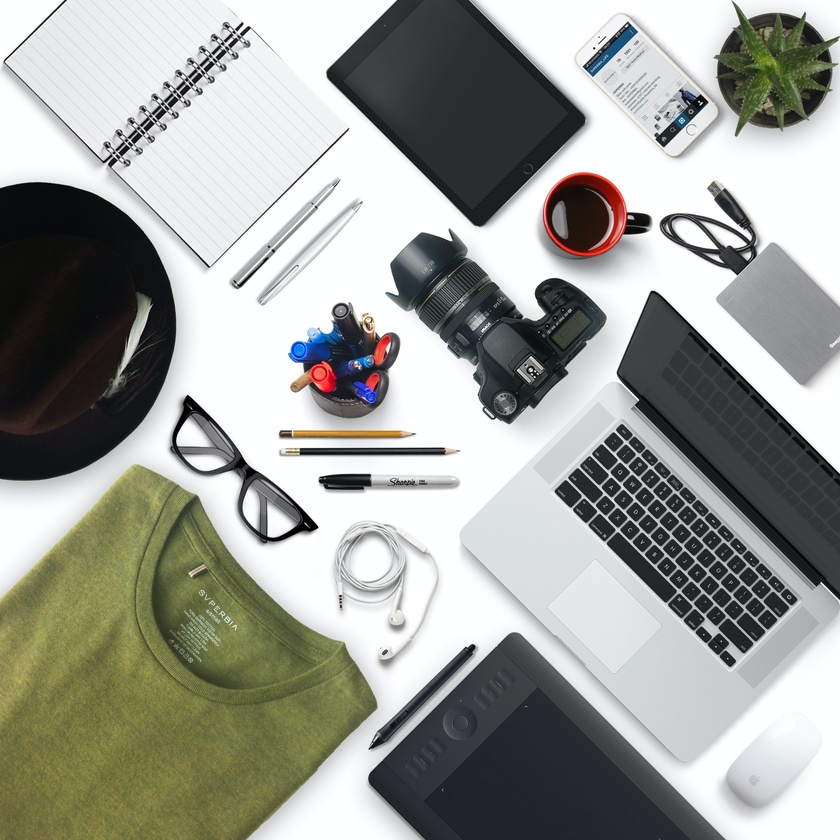
#> input picture objects.jpg, 840 x 840 px, shrunk from 2000 x 2000 before the run
$ python contourDetection.py
#> lines starting #> are read from the running program, lines starting #| are printed output that depends on the picture; after the words box and inside, x2 and y2 are one past the last pixel; in counts of white or black regions, pixels touching at a corner belong together
# Contour Detection
import argparse
import cv2

ap = argparse.ArgumentParser()
ap.add_argument("-i", "--image", type=str, default="objects.jpg", help="path to input image")
args = vars(ap.parse_args())

img = cv2.imread(args["image"])
#> img is the input picture: shape (840, 840, 3); mean B, G, R 152.4, 158.5, 157.4
cv2.imshow("Original", img)

gray = cv2.cvtColor(img, cv2.COLOR_BGR2GRAY)
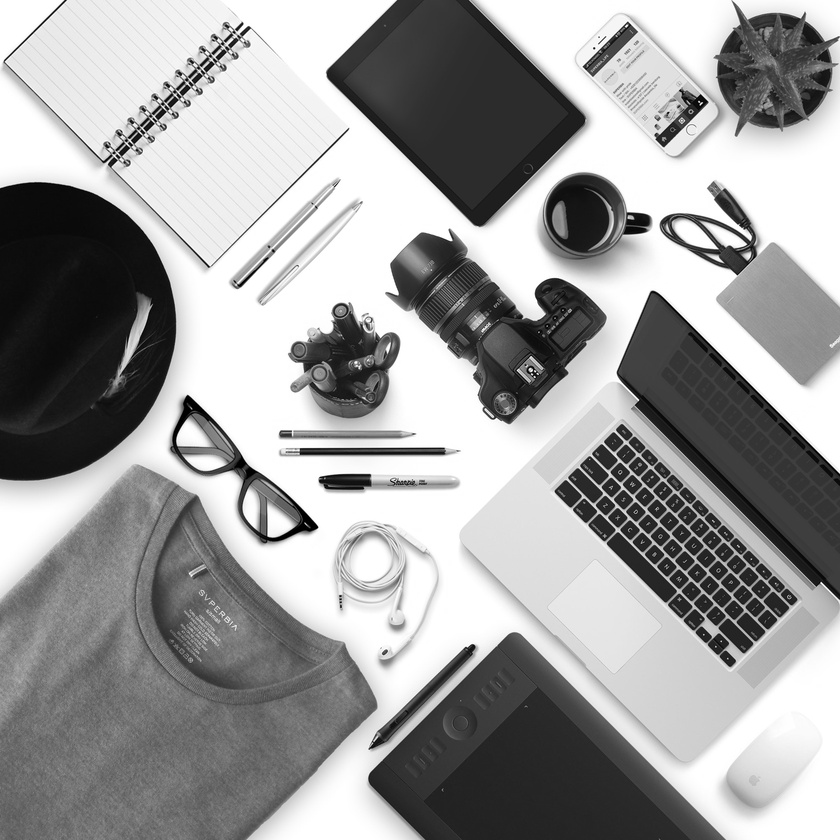
#> gray: shape (840, 840); min 0, max 255, mean 157.6
blurred = cv2.GaussianBlur(gray, (7,7), 0)

edged = cv2.Canny(blurred,10,100)
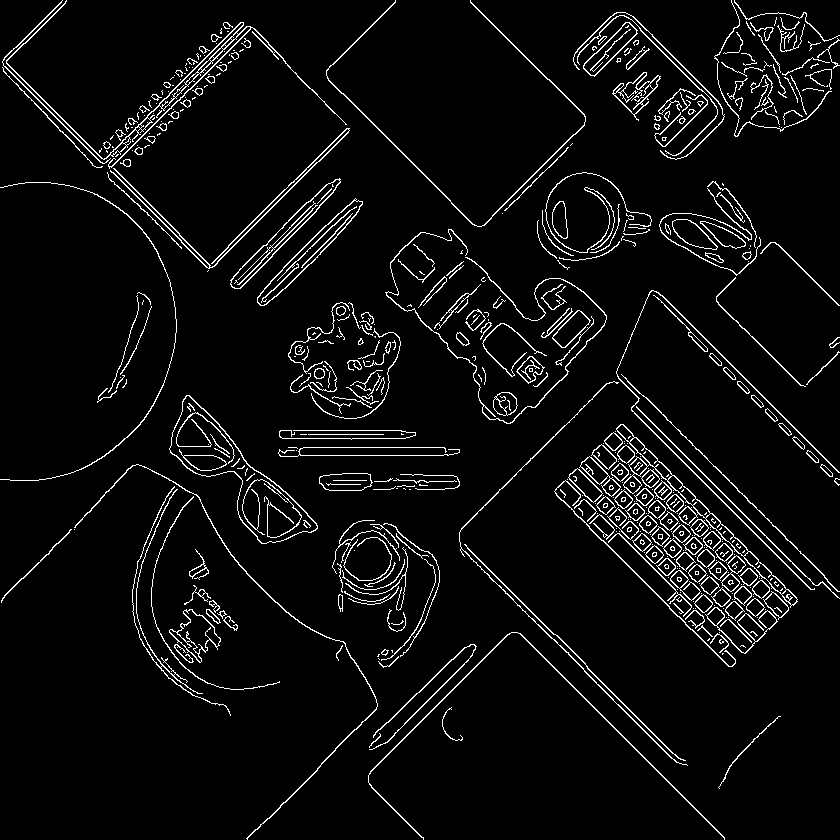
#> edged: shape (840, 840); 5.1% white in thin lines or dots

contours, _ = cv2.findContours(edged, cv2.RETR_EXTERNAL, cv2.CHAIN_APPROX_SIMPLE)
#> contours = 464 contours, 304 with area under 20; largest, box (x1, y1, x2, y2) and area: (169, 395, 318, 544) 7230, (616, 424, 798, 608) 2809, (257, 198, 363, 306) 2086, (230, 178, 341, 289) 1853, (6, 0, 347, 169) 1462
copyImg = img.copy()

cv2.drawContours(copyImg, contours, -1, (0,255,0), 2)
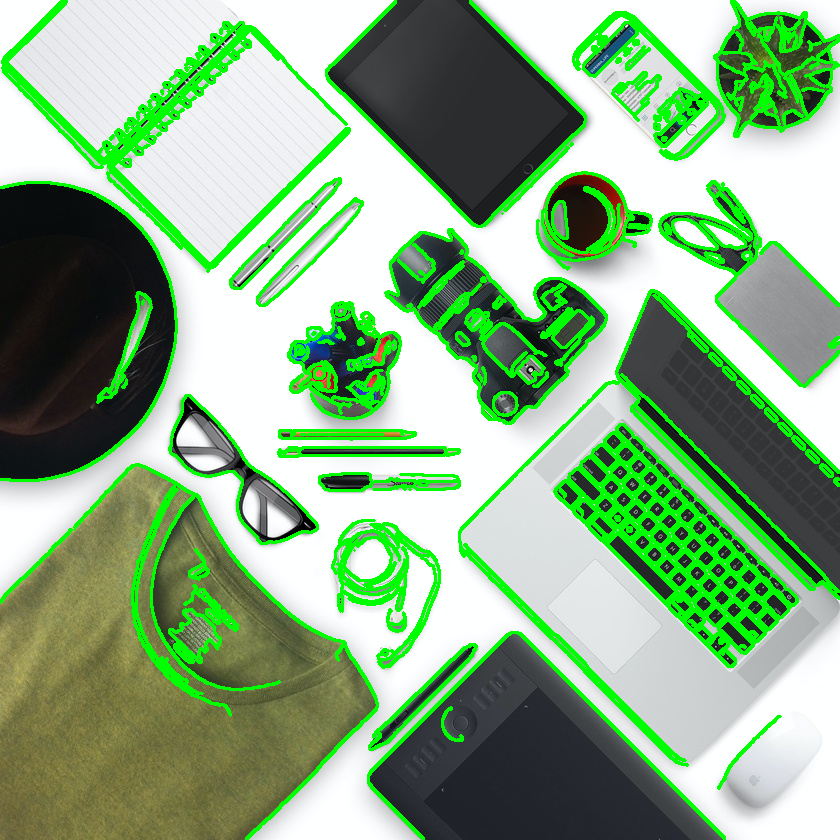
#> copyImg: shape (840, 840, 3); 13.99% of pixels changed, all inside (x1, y1, x2, y2) = (0, 0, 840, 840)
print(len(contours), "objects were found in this image.")
#| 464 objects were found in this image.

cv2.imshow("Edged Image", edged)
cv2.imshow("Contours", copyImg)

cv2.waitKey(0)
cv2.destroyAllWindows
